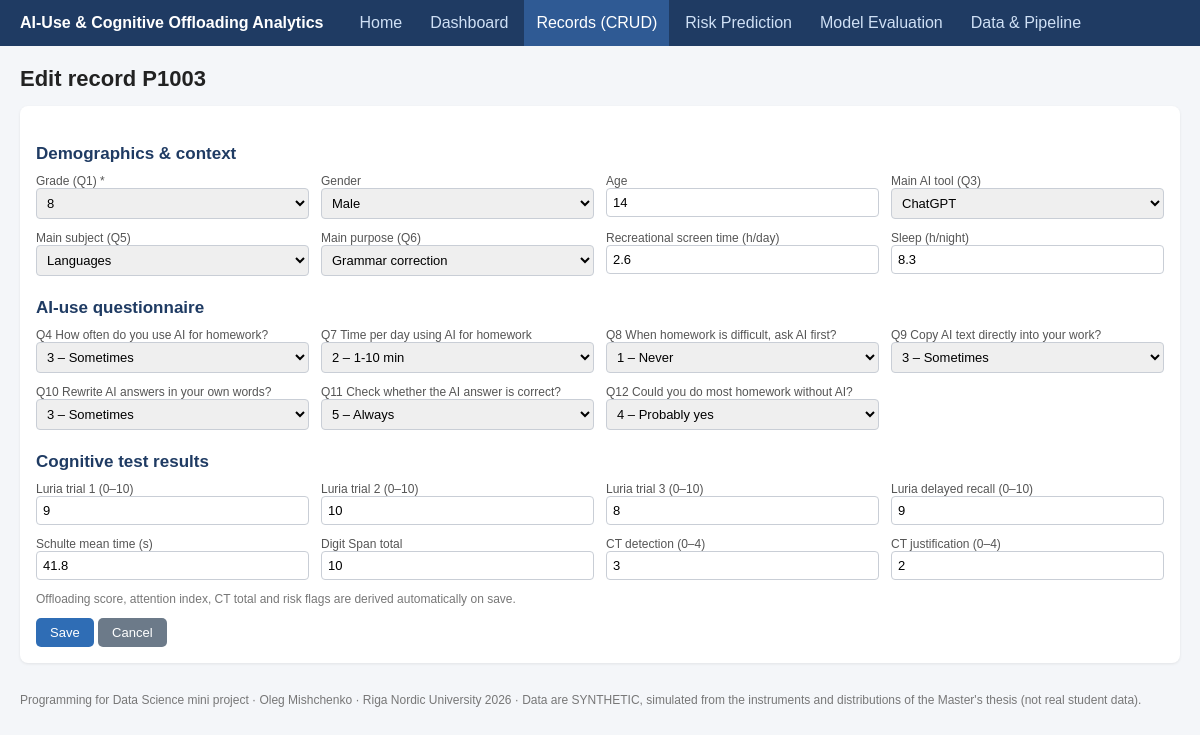
The page /records/P1003/edit on the database its author committed.
### tables this page shows
CREATE TABLE students (
    student_id TEXT PRIMARY KEY,
    grade INTEGER CHECK (grade IN (8, 9)), gender TEXT, age INTEGER,
    main_ai_tool TEXT, main_subject TEXT, main_purpose TEXT,
    q4_ai_frequency INTEGER, q7_daily_ai_time INTEGER, q8_ask_ai_first INTEGER,
    q9_copy_directly INTEGER, q10_rewrite_own_words INTEGER, q11_check_correctness INTEGER,
    q12_could_do_without_ai INTEGER,
    screen_time_hours REAL, sleep_hours REAL,
    luria_trial1 INTEGER, luria_trial2 INTEGER, luria_trial3 INTEGER, luria_delayed INTEGER,
    schulte_seconds REAL, digit_span_total INTEGER,
    ct_detection INTEGER, ct_justification INTEGER,
    offloading_score REAL, ai_use_group TEXT, luria_mean REAL, ct_total INTEGER,
    attention_index REAL, low_attention INTEGER, low_ct INTEGER,
    updated_at TEXT DEFAULT CURRENT_TIMESTAMP
);

### app.py (the view, shortened to what this page needs)
@app.route("/records/<sid>/edit", methods=["GET", "POST"])
def record_edit(sid):
    rec = db.get(sid)
    if not rec:
        return redirect(url_for("records"))
    return render_template("form.html", **_form_ctx(rec, "edit"))

### app.py (called while the page is built)
def _full(rec):
    return {**{k: None for k in ["student_id"] + db.INPUT_FIELDS}, **(rec or {})}

def _form_ctx(rec, mode, errors=None):
    return dict(rec=_full(rec), mode=mode, errors=errors or [], cats=db.CATEGORICAL, likert=db.LIKERT_LABELS,
                qtext=db.QUESTION_TEXT, numeric=db.NUMERIC)

### db.py (called while the page is built)
def connect():
    con = sqlite3.connect(DB_PATH)
    con.row_factory = sqlite3.Row
    return con

def get(student_id):
    with connect() as con:
        r = con.execute("SELECT * FROM students WHERE student_id=?", (student_id,)).fetchone()
        return dict(r) if r else None

### templates/form.html (shortened to what this page needs)
{% extends "base.html" %}{% block content %}
<h1>{{ 'New student record' if mode=='new' else 'Edit record ' ~ rec.student_id }}</h1>
<form method="post" class="card">{% include "_fields.html" %}
<h2>Cognitive test results</h2><div class="formgrid">
{% for f, lab in [('luria_trial1','Luria trial 1 (0–10)'),('luria_trial2','Luria trial 2 (0–10)'),('luria_trial3','Luria trial 3 (0–10)'),('luria_delayed','Luria delayed recall (0–10)'),
('schulte_seconds','Schulte mean time (s)'),('digit_span_total','Digit Span total'),('ct_detection','CT detection (0–4)'),('ct_justification','CT justification (0–4)')] %}
<div><label>{{ lab }}</label><input type="number" step="{{ numeric[f][2] }}" min="{{ numeric[f][0] }}" max="{{ numeric[f][1] }}" name="{{ f }}" value="{{ rec[f] if rec[f] is not none else '' }}"></div>{% endfor %}</div>
<p class="muted">Offloading score, attention index, CT total and risk flags are derived automatically on save.</p>
<button class="btn">Save</button> <a class="btn sec" href="{{ url_for('records') }}">Cancel</a></form>{% endblock %}

### templates/_fields.html
<h2>Demographics &amp; context</h2><div class="formgrid">
<div><label>Grade (Q1) *</label><select name="grade">{% for g in [8,9] %}<option {{ 'selected' if rec.grade|int == g }}>{{ g }}</option>{% endfor %}</select></div>
<div><label>Gender</label><select name="gender"><option value="">–</option>{% for g in cats.gender %}<option {{ 'selected' if rec.gender==g }}>{{ g }}</option>{% endfor %}</select></div>
{% if not predict_mode %}<div><label>Age</label><input type="number" name="age" min="12" max="16" value="{{ rec.age|int if rec.age is not none else '' }}"></div>{% endif %}
<div><label>Main AI tool (Q3)</label><select name="main_ai_tool"><option value="">–</option>{% for g in cats.main_ai_tool %}<option {{ 'selected' if rec.main_ai_tool==g }}>{{ g }}</option>{% endfor %}</select></div>
{% if not predict_mode %}<div><label>Main subject (Q5)</label><select name="main_subject"><option value="">–</option>{% for g in cats.main_subject %}<option {{ 'selected' if rec.main_subject==g }}>{{ g }}</option>{% endfor %}</select></div>{% endif %}
<div><label>Main purpose (Q6)</label><select name="main_purpose"><option value="">–</option>{% for g in cats.main_purpose %}<option {{ 'selected' if rec.main_purpose==g }}>{{ g }}</option>{% endfor %}</select></div>
<div><label>Recreational screen time (h/day)</label><input type="number" step="0.1" min="0" max="12" name="screen_time_hours" value="{{ rec.screen_time_hours if rec.screen_time_hours is not none else '' }}"></div>
<div><label>Sleep (h/night)</label><input type="number" step="0.1" min="3" max="12" name="sleep_hours" value="{{ rec.sleep_hours if rec.sleep_hours is not none else '' }}"></div></div>
<h2>AI-use questionnaire</h2><div class="formgrid">
{% for f, labels in likert.items() %}<div><label>{{ qtext[f] }}</label><select name="{{ f }}"><option value="">–</option>
{% for l in labels %}<option value="{{ loop.index }}" {{ 'selected' if rec[f] is not none and rec[f]|int == loop.index }}>{{ loop.index }} – {{ l }}</option>{% endfor %}</select></div>{% endfor %}</div>

### static/style.css (style rules this page uses)
* { box-sizing:border-box }
body { font-family:Arial,Helvetica,sans-serif;margin:0;background:#f4f6f9;color:#222 }
h1 { font-size:22px;margin:8px 0 14px }
h2 { font-size:17px;margin:22px 0 10px;color:#1f3b63 }
.card { background:#fff;border-radius:8px;box-shadow:0 1px 3px rgba(0,0,0,.08);padding:16px;margin-bottom:16px }
.btn { display:inline-block;background:#2f6db5;color:#fff;border:0;border-radius:5px; padding:7px 14px;text-decoration:none;cursor:pointer;font-size:13px }
.btn.sec { background:#6c7a89 }
label { font-size:12px;color:#555;display:block }
select,input { padding:6px;border:1px solid #c9ced6;border-radius:4px;font-size:13px }
.formgrid { display:grid;grid-template-columns:repeat(auto-fit,minmax(260px,1fr));gap:12px }
.formgrid select,.formgrid input { width:100% }
.muted { color:#777;font-size:12px }

### rows shown on the page
students: student_id "Edit record P1003", age "14", screen_time_hours "2.6", sleep_hours "8.3", luria_trial1 "9" "10" "8" "9" "41.8" "10" "3" "2"

### other values the page prints
{{ qtext[f] }} "Q4 How often do you use AI for homework?" "Q7 Time per day using AI for homework" "Q8 When homework is difficult, ask AI first?" "Q9 Copy AI text directly into your work?" "Q10 Rewrite AI answers in your own words?" "Q11 Check whether the AI answer is correct?" "Q12 Could you do most homework without AI?"
{{ lab }} "Luria trial 1 (0–10)" "Luria trial 2 (0–10)" "Luria trial 3 (0–10)" "Luria delayed recall (0–10)" "Schulte mean time (s)" "Digit Span total" "CT detection (0–4)" "CT justification (0–4)"
form field grade "8"
form field gender "Male"
form field main_ai_tool "ChatGPT"
form field main_subject "Languages"
form field main_purpose "Grammar correction"
form field q4_ai_frequency "3 – Sometimes"
form field q7_daily_ai_time "2 – 1-10 min"
form field q8_ask_ai_first "1 – Never"
form field q9_copy_directly "3 – Sometimes"
form field q10_rewrite_own_words "3 – Sometimes"
form field q11_check_correctness "5 – Always"
form field q12_could_do_without_ai "4 – Probably yes"
